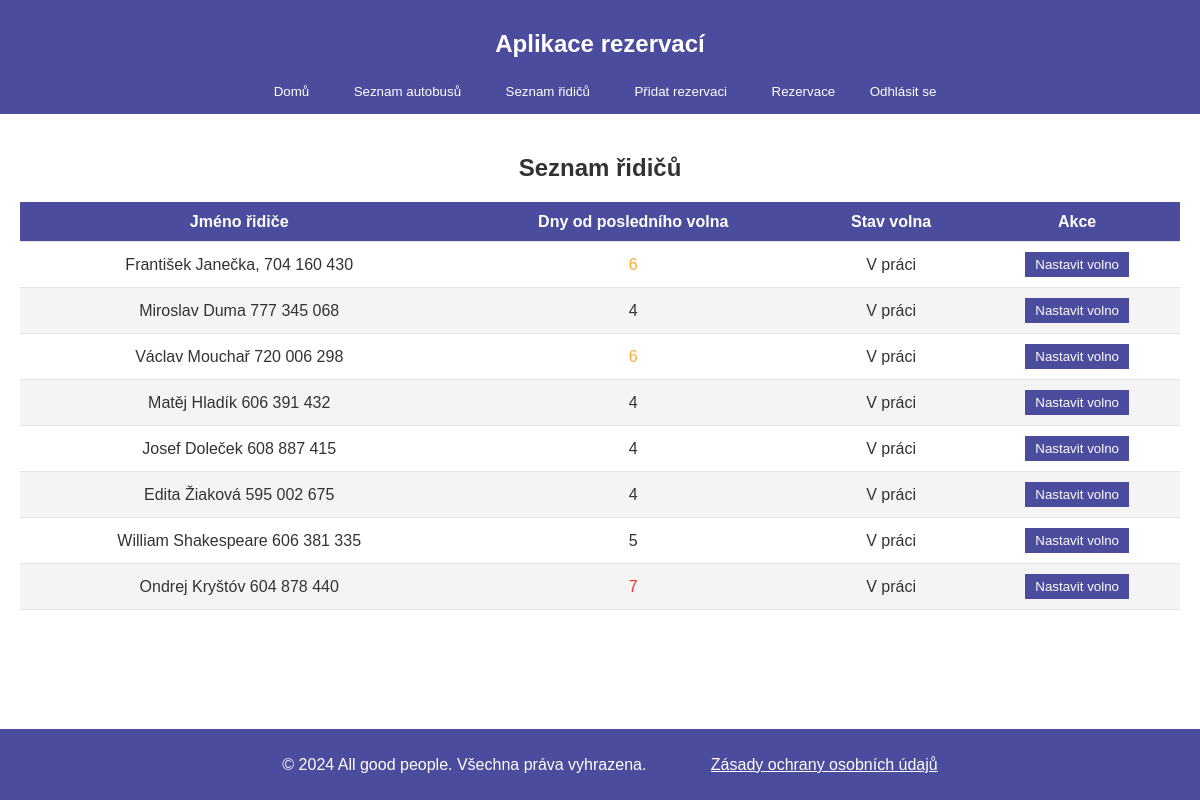
Page /depo/drivers/ (signed in) on the earlier database version.
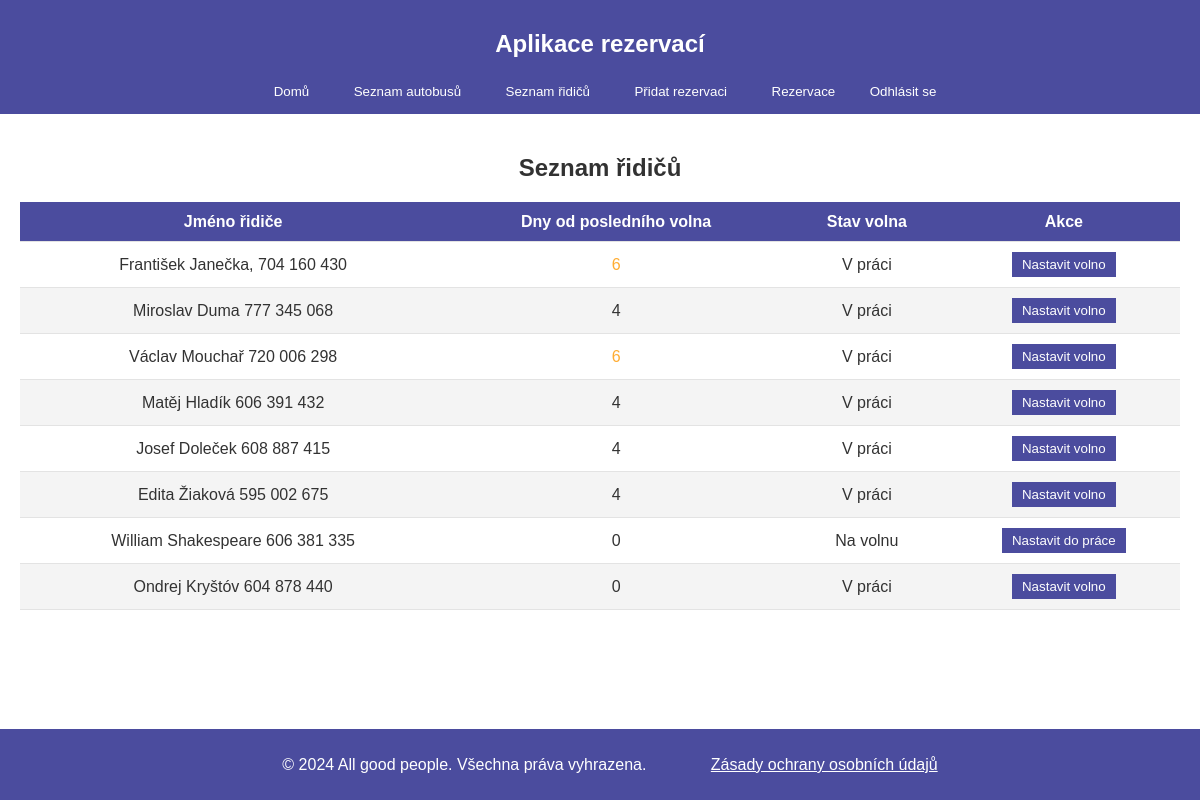
Same page on the later database version.
### depo/models.py (models this page shows, shortened)
class Driver(models.Model):
    name = models.CharField(max_length=100)
    last_rest_day = models.DateField(default=timezone.now)  # poslední den volna
    is_on_rest = models.BooleanField(default=False)  # Indikace, zda je řidič na volnu
    def days_since_last_rest(self):
        return (timezone.now().date() - self.last_rest_day).days

### depo/views.py (the view, shortened to what this page needs)
# urls.py: path('drivers/', views.driver_list, name='driver_list'),
@login_required
def driver_list(request):
    drivers = Driver.objects.all()
    return render(request, 'depo/driver_list.html', {'drivers': drivers})

### depo/templates/depo/driver_list.html (shortened to what this page needs)
{% extends "depo/home.html" %}
{% block content %}
<section>
    <h2 style="text-align: center;">Seznam řidičů</h2>
    <table>
        <thead>
            <tr>
                <th>Jméno řidiče</th>
                <th>Dny od posledního volna</th>
                <th>Stav volna</th>
                <th>Akce</th>
            </tr>
        </thead>
        <tbody>
            {% for driver in drivers %}
            <tr>
                <td>{{ driver.name }}</td>
                <td class="{% if driver.days_since_last_rest == 6 %}needs-weekly-rest-6{% elif driver.days_since_last_rest >= 7 %}needs-weekly-rest-7{% endif %}">
                    {{ driver.days_since_last_rest }}
                </td>
                <td>
                    {% if driver.is_on_rest %}
                        Na volnu
                    {% else %}
                        V práci
                    {% endif %}
                </td>
                <td>
                    <form method="post">
                        <button type="submit" class="btn btn-toggle">
                            {% if driver.is_on_rest %} Nastavit do práce {% else %} Nastavit volno {% endif %}
                        </button>
                    </form>
                </td>
            </tr>
            {% endfor %}
        </tbody>
    </table>
</section>
{% endblock %}

Differences in the rows shown:
changed Driver "William Shakespeare 606 381 335": days_since_last_rest "5" → "0"; is_on_rest "V práci Nastavit volno" → "Na volnu Nastavit do práce"
changed Driver "Ondrej Kryštóv 604 878 440": last_rest_day "2024-11-07" → "2024-11-14" (drawn); days_since_last_rest "7" → "0"
